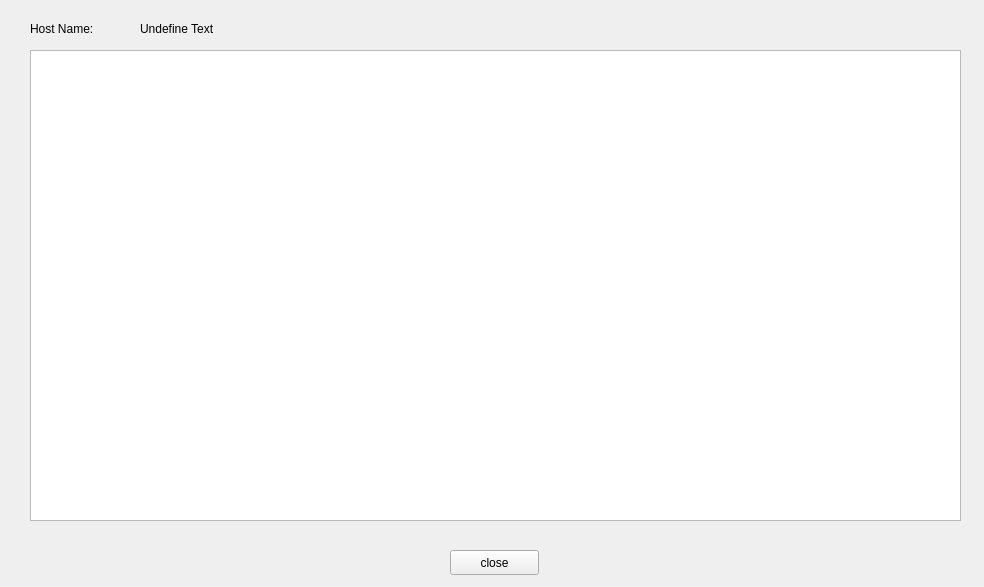
<?xml version="1.0" encoding="UTF-8"?>
<ui version="4.0">
 <class>install_process</class>
 <widget class="QWidget" name="install_process">
  <property name="geometry">
   <rect>
    <x>0</x>
    <y>0</y>
    <width>984</width>
    <height>587</height>
   </rect>
  </property>
  <property name="windowTitle">
   <string>Form</string>
  </property>
  <widget class="QLabel" name="label">
   <property name="geometry">
    <rect>
     <x>30</x>
     <y>20</y>
     <width>91</width>
     <height>17</height>
    </rect>
   </property>
   <property name="text">
    <string>Host Name:</string>
   </property>
  </widget>
  <widget class="QLabel" name="label_2">
   <property name="geometry">
    <rect>
     <x>140</x>
     <y>20</y>
     <width>131</width>
     <height>17</height>
    </rect>
   </property>
   <property name="text">
    <string>Undefine Text</string>
   </property>
  </widget>
  <widget class="QTextBrowser" name="textBrowser">
   <property name="geometry">
    <rect>
     <x>30</x>
     <y>50</y>
     <width>931</width>
     <height>471</height>
    </rect>
   </property>
  </widget>
  <widget class="QPushButton" name="pushButton">
   <property name="geometry">
    <rect>
     <x>450</x>
     <y>550</y>
     <width>89</width>
     <height>25</height>
    </rect>
   </property>
   <property name="text">
    <string>close</string>
   </property>
  </widget>
 </widget>
 <resources/>
 <connections/>
</ui>
